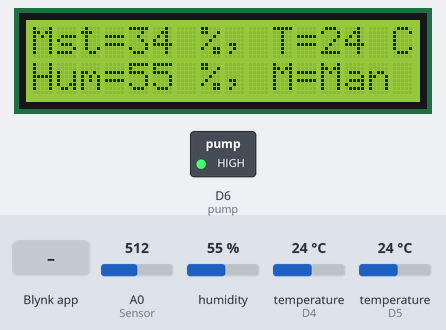
The sketch below on a simulated ESP8266 (NodeMCU). Shown: 16×2 character LCD, switched loads named in the sketch (green lamp = pin HIGH). The test bench sets the inputs (shaded band); at power-on: A0 (Sensor) = 512, humidity 55 %, temperature (sensors on D4, D5) 24 °C. WiFi joins after 1.5 s; servers stay silent unless stated; what the sketch prints to the serial monitor is not drawn.

Above: at 9.5 s.
9.6 s: Blynk app writes 0 to V6
At 11.9 s:
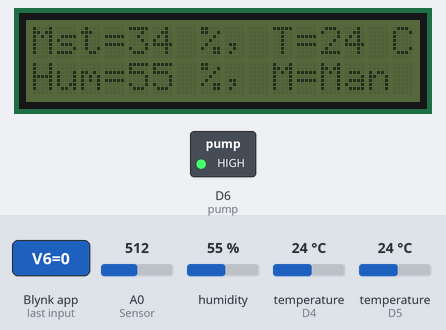
12.4 s: A0 (Sensor) set to 327
At 14.5 s:
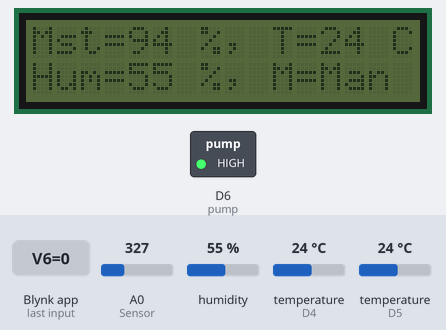
15.2 s: A0 (Sensor) set to 292
At 17.4 s:
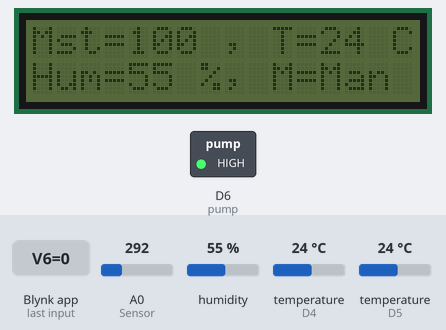
18.0 s: Blynk app writes 1 to V6
At 20.3 s:
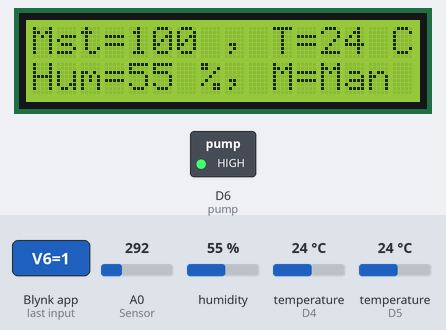
21.3 s: Blynk app writes 1 to V4
At 22.5 s:
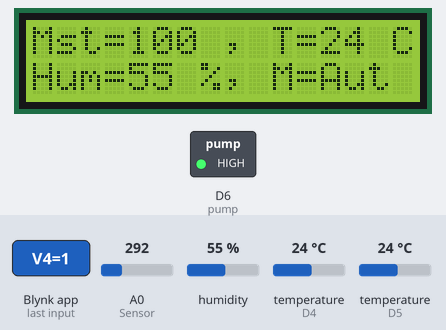
24.1 s: Blynk app writes 0 to V6
At 25.8 s:
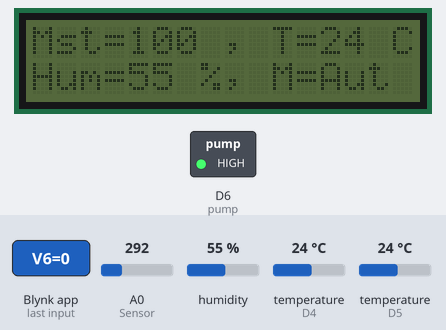
Timing chart, 0 to 27.3 s (numbered marks = the images above; inputs shaded):
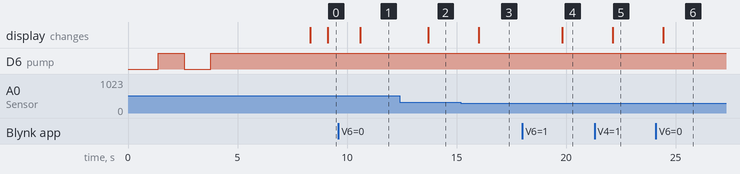

Measured:
- the behaviour switches between 309 and 308 on A0 (Sensor) (found by bisection; images 2 and 3)
- after the input at 9.6 s, the display: changes after 1.0 s (image 1)
- after the input at 12.4 s, the display: changes after 1.3 s (image 2)
- after the input at 15.2 s, the display: changes after 0.82 s (image 3)
- after the input at 18.0 s, the display: changes after 1.8 s (image 4)
- after the input at 21.3 s, the display: changes after 0.83 s (image 5)
- after the input at 24.1 s, the display: changes after 0.34 s (image 6)

The sketch:

5_6091477679838595245.ino
```cpp
#define BLYNK_TEMPLATE_ID "TMPLYwSD9WEZ"
#define BLYNK_DEVICE_NAME "Smart Seeding"
#define BLYNK_AUTH_TOKEN "oh3lV75Xwdj2ttkmLlYMT_-1s7tKs1kF"

#include <DallasTemperature.h>
#include <OneWire.h>
#include <DHT.h>
#include <LiquidCrystal_I2C.h>
#include <Blynk.h>
#include <ESP8266WiFi.h>
#include <BlynkSimpleEsp8266.h>
#define BLYNK_PRINT Serial
#define ONE_WIRE_BUS D5
#define DHTPIN D4
#define DHTTYPE DHT11
#define pump D6
DHT dht(DHTPIN, DHTTYPE);
OneWire oneWire(ONE_WIRE_BUS);
DallasTemperature sensors(&oneWire);
LiquidCrystal_I2C lcd(0x27, 16, 2);
const int AirValue = 620;
const int WaterValue = 310;
int soilMoistureValue = 0;
int soilmoist=0;
int humi, temp, fp, sistem;
int buttonState;

// Nilai set point
int SP_LOW=30;
int SP_HIGH=60;

// Token Blynk
char auth[] = "oh3lV75Xwdj2ttkmLlYMT_-1s7tKs1kF";
// Jaringan WIFI
char ssid[] = "Hospot";  // Nama Hotspot/WiFi
char pass[] = "rilham123";  //  Password
//==========================================
BLYNK_WRITE(V4){ // Mengatur sistem otomatis atau tidak
  buttonState = param.asInt();
  if(buttonState==HIGH){
    sistem=1;//automatic
    fp=0;
    lcd.setCursor(12,1);
    lcd.print("Aut");
    delay(10);
  }
  else if(buttonState==LOW){
    sistem=0;//manual
    lcd.setCursor(12,1);
    lcd.print("Man");
    delay(10);
  }
}
//==========================================
BLYNK_WRITE(V5){ // Mengatur aktivasi pump
  buttonState = param.asInt();
    if(buttonState==LOW){
      digitalWrite(pump,HIGH);
      delay(10);
      }
    else if(buttonState==HIGH){
      digitalWrite(pump,LOW);
      delay(10);
      }
}
//=====================================
BLYNK_WRITE(V6){ // Mengatur backlight LCD
  buttonState = param.asInt();
  if(buttonState==HIGH){
  lcd.backlight();
  Serial.print("LCD Backlight :");
  Serial.println("ON");
  delay(10);
  }
  else if(buttonState==LOW){
  lcd.noBacklight();
  Serial.print("LCD Backlight :");
  Serial.println("OFF");
  delay(10);
  }
}
//=====================================
void setup(void)
{
  lcd.begin(16,2);
  lcd.init();
  lcd.clear();
  lcd.backlight();
  lcd.print("  Smart Seeding  ");
  lcd.setCursor(0, 1);
  lcd.print("  by SISTEL2020  ");
  Serial.begin(9600);
  sensors.begin();
  dht.begin();
  pinMode(pump,OUTPUT);
  digitalWrite(pump,LOW);
  delay(1200);
  digitalWrite(pump,HIGH);
  delay(1200);
  digitalWrite(pump,LOW);
  delay(1200);
  digitalWrite(pump,HIGH);
  delay(1200);

  Blynk.begin(auth, ssid, pass);
  delay(1500);
  lcd.clear();
  lcd.print("Mst=   %, T=   C");
  lcd.setCursor(0, 1);
  lcd.print("Hum=   %, M=Man");
}
//=====================================
void loop(void)
{
  Blynk.run();
  sensors.requestTemperatures();
  temp=sensors.getTempCByIndex(0);
    if(temp >= 100)
    {
      temp=100;
    }
  else if(temp <=0)
    {
      temp=0 ;
    }
  Serial.print("Temp :");
  Serial.print(temp);
  Serial.println("°");
  lcd.setCursor(12,0);
  lcd.print(temp);
  soilMoistureValue = analogRead(A0);  //put Sensor insert into soil
  soilmoist= map(soilMoistureValue, AirValue, WaterValue, 0, 100);
  if(soilmoist >= 100)
    {
      soilmoist=100;
    }
  else if(soilmoist <=0)
    {
      soilmoist=0;
    }
  Serial.print("Soil Moisture :");
  Serial.print(soilmoist);
  Serial.println("%");
  lcd.setCursor(4,0);
  lcd.print(soilmoist);
  lcd.print(" ");
  humi = dht.readHumidity();
  if(humi >= 100)
    {
      humi=100;
    }
  else if(humi <=0)
    {
      humi=0 ;
    }
  if (isnan(humi) ) {
    Serial.println("DHT11 tidak terbaca... !");
    return;
  }
  else{
    Serial.print("Humi:");
    Serial.print(humi);
    Serial.println("%");
    lcd.setCursor(4,1);
    lcd.print(humi);
  }
  // Sistem Otomatis
  if(sistem==1){
  if((soilmoist<SP_LOW)&&(fp==0)){
    digitalWrite(pump,LOW);
    fp=1;
  }
  else if((soilmoist>SP_HIGH)&&(fp==1)){
    digitalWrite(pump,HIGH);
    fp=0;
  }
  }

  Blynk.virtualWrite(V1, temp);
  Blynk.virtualWrite(V2, soilmoist);
  Blynk.virtualWrite(V3, humi);

  Serial.print("Sistem=");
  Serial.println(sistem);
  Serial.print("fp=");
  Serial.println(fp);

  delay(1500);
}
```
